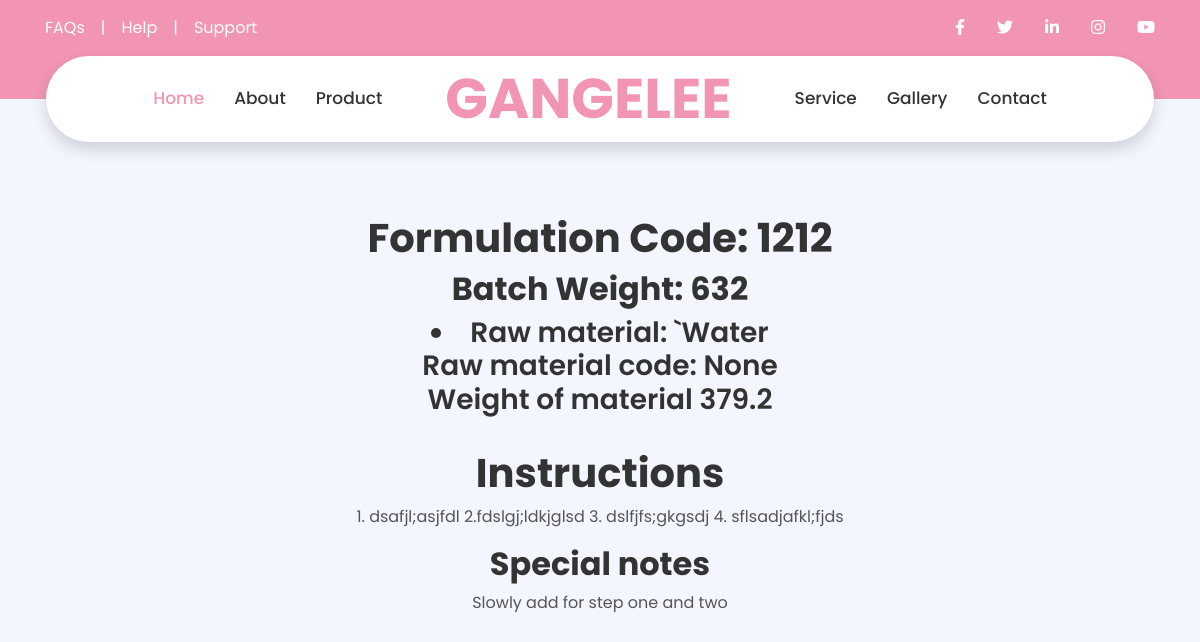
Page /Formulation/0e9851b3-457f-4a03-90a5-8c7094c88dcf/ on the earlier database version.
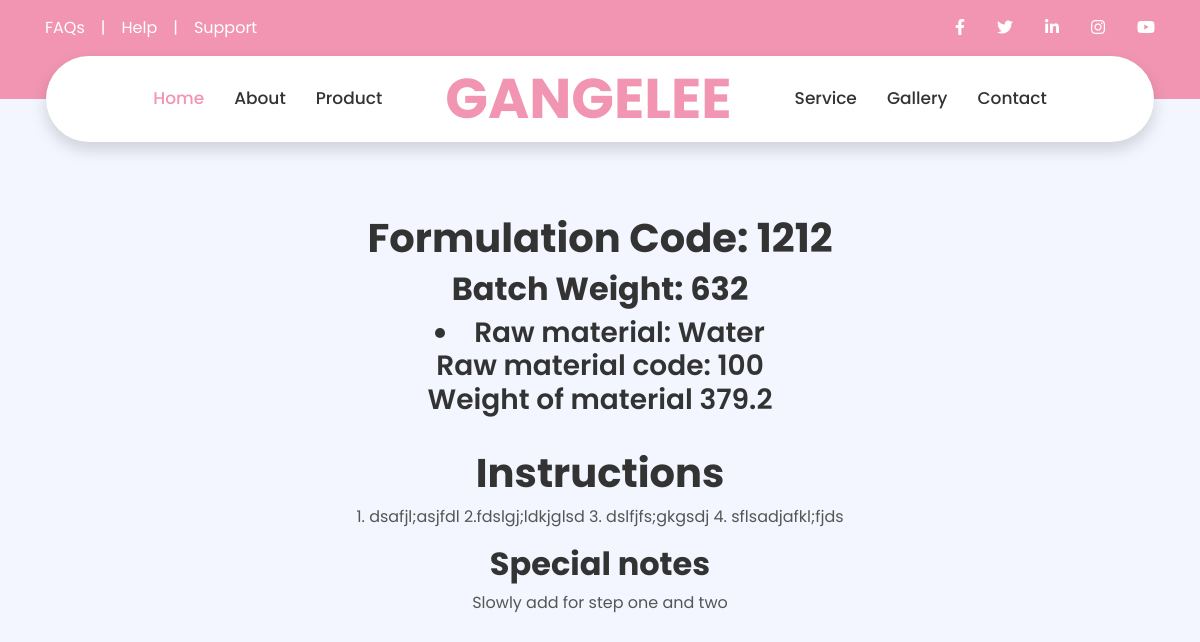
Same page on the later database version.
### formulator/models.py (models this page shows, shortened)
class Raw_Materials(models.Model):
    Name = models.CharField(max_length=200)
    Purpose = models.CharField(max_length=200)
    Code = models.IntegerField(max_length=20, unique=True, blank=True,null=True)
    id = models.UUIDField(default=uuid.uuid4, unique=True,primary_key=True,editable=False)

### formulator/views.py (the view)
# urls.py: path('Formulation/<str:pk>/',views.FormulationInformation ,name='formulationpage'),
def FormulationInformation(request, pk):
    FormulationObject = Formulation.objects.get(id=pk)
    test = 100
    Raw_Materials = FormulationObject.Raw_Materials.all()
    InstructionObj = Instruction.objects.filter(formulation_field=FormulationObject)
    context = {'formulation':FormulationObject, 'Instructions':InstructionObj, 'test':test}
    return render(request, 'Formulator/FormulationInformation.html',context)

### formulator/models.py (called while the page is built)
    def actual_weight(self):
        return (float(0.01) * float(self.percentage_weight)) * float(self.Total_Formation_Weight)

### formulator/templates/Formulator/FormulationInformation.html (shortened to what this page needs)
{% extends 'main.html' %}
{% load static %}
     {% block content %}
     <br><br><br>
{% load mathfilters %}
<Center>
<H1>Formulation Code: {{formulation.Code}}</H1>
<H2>Batch Weight: {{formulation.Total_Formation_Weight}}</H2>
{% for i in formulation.Raw_Materials.all %}
<h3><li>Raw material: {{i.Name}} <br>
     Raw material code: {{i.Code}} <br>
     Weight of material {{formulation.actual_weight}}
</li></h3>
{% endfor %}
<br>
<h1>Instructions</h1>
{% for i in Instructions %}
<p>{{i.instructions}}</p>
<h2>Special notes</h2>
<p>{{i.special_notes}}</p>
{% endfor %}
</Center>
{% endblock content %}

Differences in the rows shown:
changed Raw_Materials: Name "`Water" → "Water"; Code "None" → "100"
